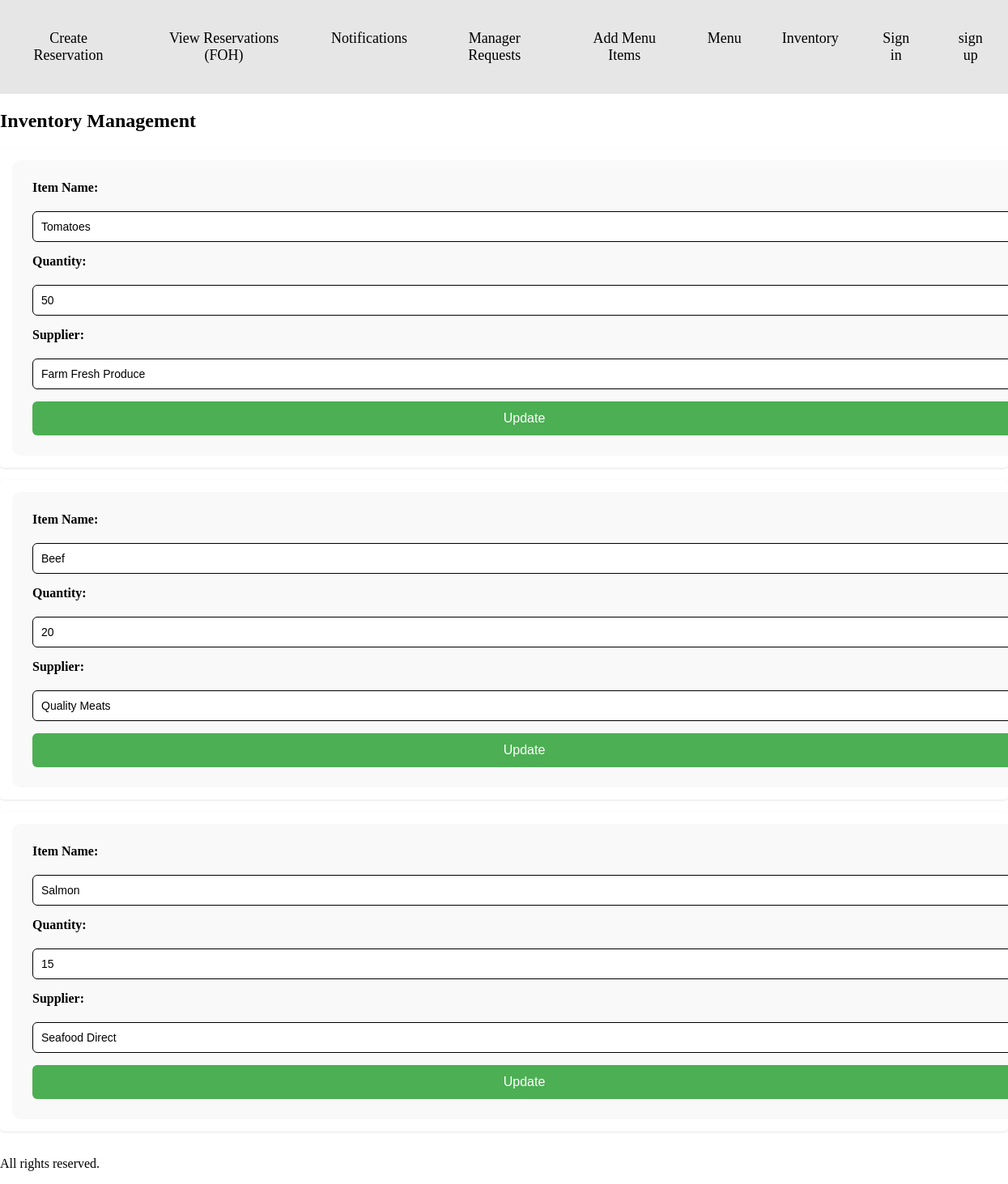
Page /inventory on the committed database.
### app/models.py (models this page shows)
class Inventory(db.Model):
    id = db.Column(db.Integer, primary_key=True)
    item_name = db.Column(db.String(255), nullable=False)
    quantity = db.Column(db.Integer, nullable=False)
    supplier_id = db.Column(db.Integer, db.ForeignKey('supplier.id'))
    menu_items = db.relationship('MenuItem', backref='inventory', lazy=True)

class Supplier(db.Model):
    id = db.Column(db.Integer, primary_key=True)
    name = db.Column(db.String(255), nullable=False)
    contact_info = db.Column(db.String(255))
    address = db.Column(db.String(255))
    inventory_items = db.relationship('Inventory', backref='supplier', lazy=True)

### app/routes/inventory_routes.py (the view)
@inventory_bp.route('/inventory', methods=['GET'])
def inventory():
    inventory_items = InventoryLogic.get_all_inventory_items()
    return render_template('inventory.html', inventory_items=inventory_items)

### app/logic/Inventory.py (called while the page is built)
    @staticmethod
    def get_all_inventory_items():
        return BaseCRUD.get_all(Inventory)

### app/logic/base_crud.py (called while the page is built)
    @staticmethod
    def get_all(model):
        return model.query.all() # return all table content

### templates/inventory.html (shortened to what this page needs)
<!DOCTYPE html>
<html lang="en">
<head>
    <link rel="stylesheet" href="{{ url_for('static', filename='css/style.css') }}">
    <link rel="stylesheet" href="{{ url_for('static', filename='css/profile.css') }}">
</head>
<body>
    <nav>
        <ul>
            <li><a href="{{ url_for('reservations.reservations_creation') }}">Create Reservation</a></li>
            <li><a href="{{ url_for('reservations.reservations_foh') }}">View Reservations (FOH)</a></li>
            <li><a href="{{ url_for('notifications.notifications') }}">Notifications</a></li>
            <li><a href="{{ url_for('manager.requests_manager') }}">Manager Requests</a></li>
            <li><a href="{{ url_for('menu.add_menu_item') }}">Add Menu Items</a></li>
            <li><a href="{{ url_for('menu.menu') }}">Menu</a></li>
            <li><a href="{{ url_for('inventory.inventory') }}">Inventory</a></li>
            {% if not session.get('username') %}
                <li><a href="{{ url_for('auth.sign_in') }}">Sign in</a></li>
                <li><a href="{{ url_for('auth.sign_up') }}">sign up</a></li>
            {% else %}
                <li><a href="{{ url_for('auth.get_profile') }}">profile</a></li>
            {% endif %}
        </ul>
    </nav>
    <section class="inventory">
        <h2>Inventory Management</h2>
        {% for item in inventory_items %}
        <div class="inventory-item">
            <form action="{{ url_for('inventory.update_inventory_item', item_id=item.id) }}" method="POST">
                <label>Item Name:</label>
                <input type="text" name="item_name" value="{{ item.item_name }}" required>
                <label>Quantity:</label>
                <input type="number" name="quantity" value="{{ item.quantity }}" required>
                <label>Supplier:</label>
                <input type="text" value="{{ item.supplier.name }}" readonly>
                <button type="submit">Update</button>
            </form>
        </div>
        {% endfor %}
    </section>
    <footer>
        <p>All rights reserved.</p>
    </footer>
</body>
</html>

### static/css/style.css (style rules this page uses)
html, body { height: 100%; margin: 0; }
body { display: flex; flex-direction: column; }
nav { background-color: #e6e6e6; padding: 25px 0; position: sticky; top: 0; width: 100%; z-index: 10; }
nav ul { list-style-type: none; padding: 0; margin: 0; text-align: center; display: flex; justify-content: center; }
nav ul li { display: inline-block; }
nav ul li a { text-decoration: none; color: rgb(0, 0, 0); font-size: 18px; padding: 12px 25px; display: block; }

### static/css/profile.css (style rules this page uses)
form { display: flex; flex-direction: column; gap: 15px; width: 100%; background-color: #f9f9f9; padding: 25px; border-radius: 10px; }
form input { padding: 10px; border: 1px solid #000000; border-radius: 6px; font-size: 14px; }
form button { padding: 12px; background-color: #4caf53; color: white; border: none; border-radius: 6px; cursor: pointer; font-size: 16px; }
label { display: block; margin-bottom: 5px; font-weight: bold; }
.inventory-item { margin-bottom: 15px; padding: 15px; background: white; border-radius: 5px; box-shadow: 0 1px 3px rgba(0,0,0,0.1); }

### rows in the picture
Inventory: item_name "Tomatoes", quantity "50", supplier.name "Farm Fresh Produce"
Inventory: item_name "Beef", quantity "20", supplier.name "Quality Meats"
Inventory: item_name "Salmon", quantity "15", supplier.name "Seafood Direct"
